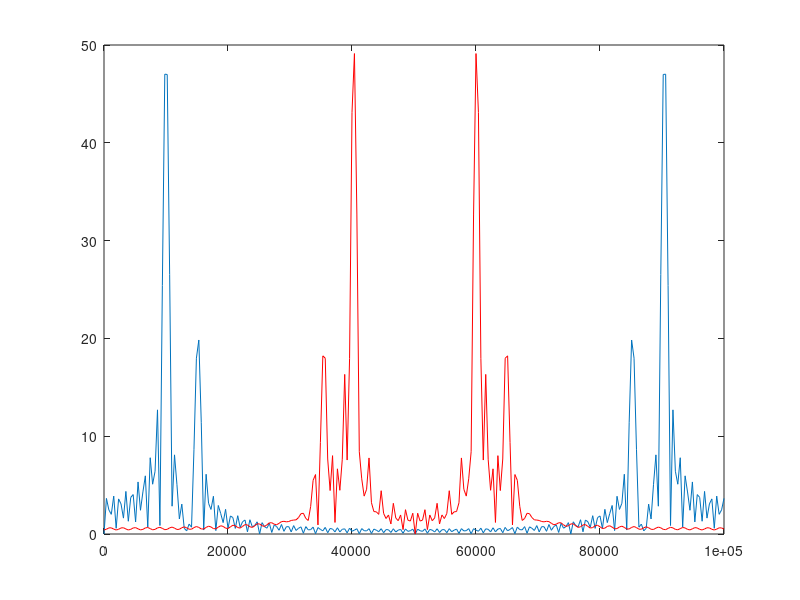
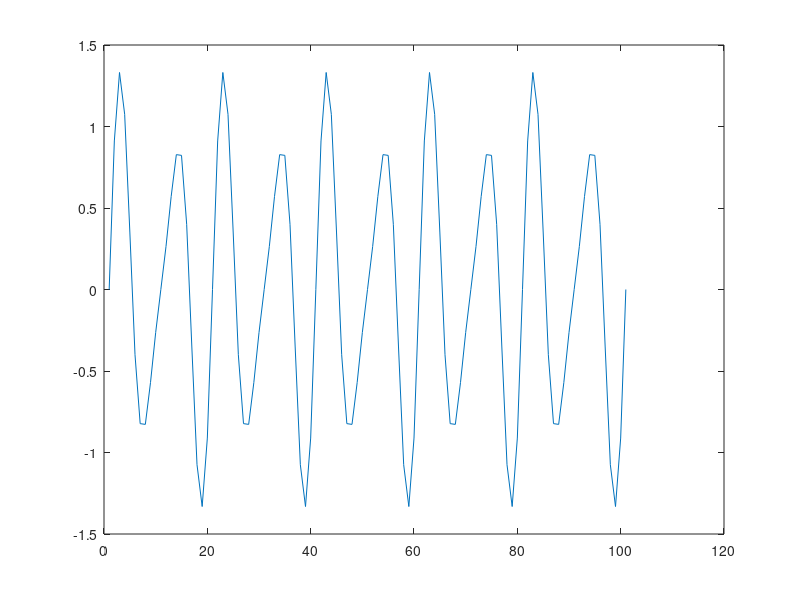
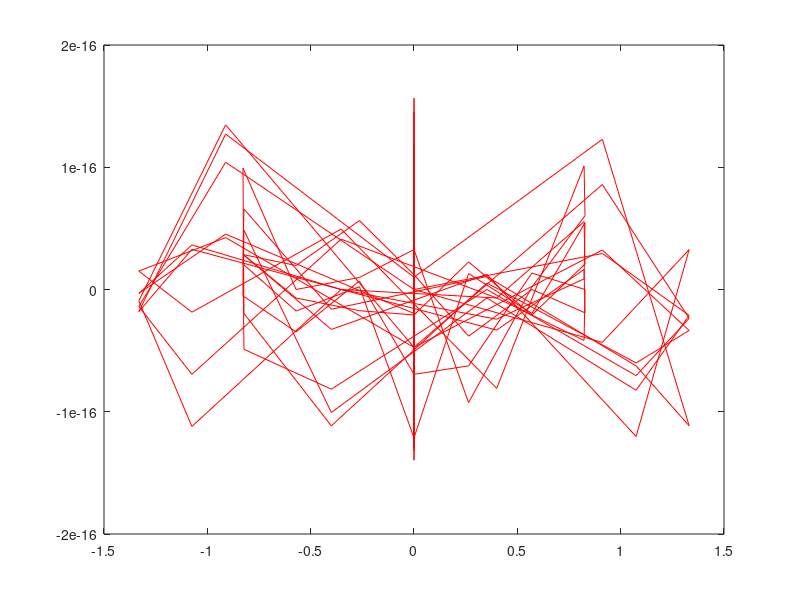

The MATLAB script that drew these images, in order:
clear all;

sampletime = 10e-6;
t = [0:sampletime:1e-3];
f1 = 10.0e3;
f2 = 15.0e3;
y = sin(2*pi*f1.*t) + 0.4*sin(2*pi*f2.*t);
plot(y);

fftPoints = 256;
spec = fft(y,fftPoints);
spec2 = fftshift(fft(ifftshift(y), fftPoints));
specX = linspace(0,1/sampletime,fftPoints);

plot(specX, abs(spec));
hold on;
plot(specX, abs(spec2), 'r');
hold off;

figure
newY = ifft(spec, fftPoints);
plot(y);
figure
plot(newY, 'r');

